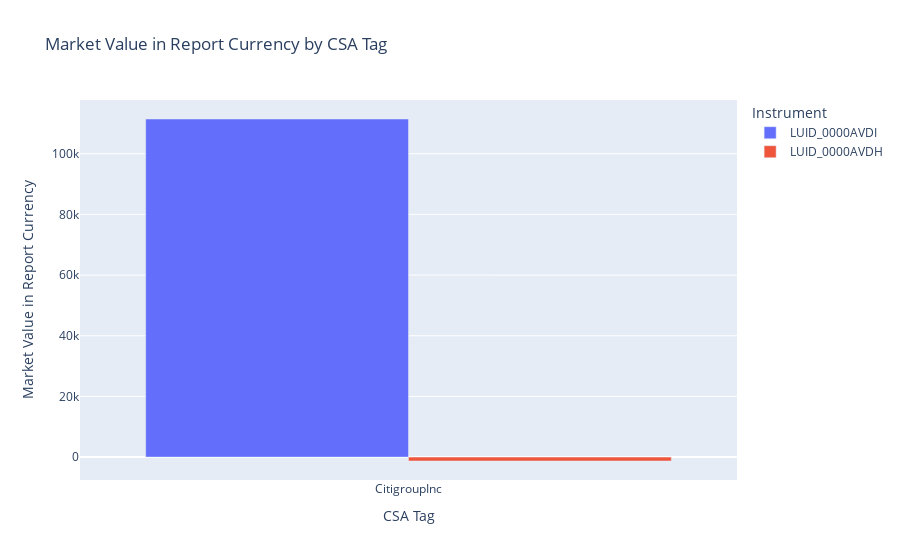

The notebook cell this image was saved under:
### Markdown cell above
#### View market values per counterparty

### Code cell
visualizer.plot_market_values(csa_tag="CitigroupInc")

### Figure 1 — Plotly figure (JSON) as saved in the notebook; plotly's stock layout.template omitted (floating-point values rounded to 4 significant figures)
{"data": [{"alignmentgroup": "True", "hovertemplate": "Instrument=LUID_0000AVDI<br>CSA Tag=%{x}<br>Market Value in Report Currency=%{y}<extra></extra>", "legendgroup": "LUID_0000AVDI", "marker": {"color": "#636efa", "pattern": {"shape": ""}}, "name": "LUID_0000AVDI", "offsetgroup": "LUID_0000AVDI", "orientation": "v", "showlegend": true, "textposition": "auto", "type": "bar", "x": ["CitigroupInc"], "xaxis": "x", "y": [111400.0], "yaxis": "y"}, {"alignmentgroup": "True", "hovertemplate": "Instrument=LUID_0000AVDH<br>CSA Tag=%{x}<br>Market Value in Report Currency=%{y}<extra></extra>", "legendgroup": "LUID_0000AVDH", "marker": {"color": "#EF553B", "pattern": {"shape": ""}}, "name": "LUID_0000AVDH", "offsetgroup": "LUID_0000AVDH", "orientation": "v", "showlegend": true, "textposition": "auto", "type": "bar", "x": ["CitigroupInc"], "xaxis": "x", "y": [-1280.0], "yaxis": "y"}], "layout": {"barmode": "group", "legend": {"title": {"text": "Instrument"}, "tracegroupgap": 0}, "title": {"text": "Market Value in Report Currency by CSA Tag"}, "xaxis": {"anchor": "y", "domain": [0, 1], "title": {"text": "CSA Tag"}}, "yaxis": {"anchor": "x", "domain": [0, 1], "title": {"text": "Market Value in Report Currency"}}}}
